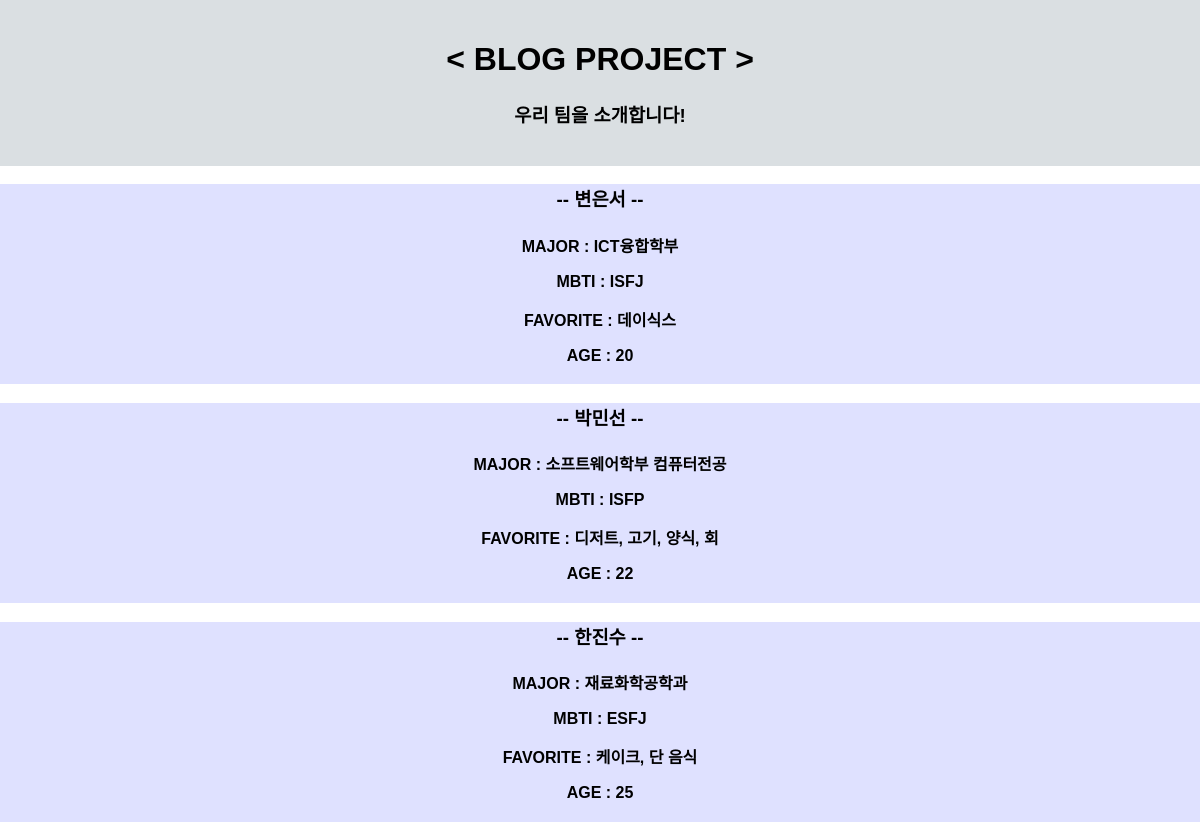
The page / on the database its author committed.
### secondapp/models.py (models this page shows)
class You(models.Model):
    your_Name = models.CharField(max_length=100, default='')
    your_Major= models.CharField(max_length=200, default='')
    your_MBTI= models.CharField(max_length=100, default='')
    your_Favorite= models.CharField(max_length=100, default='')
    your_Age= models.IntegerField(default=0)

### secondapp/views.py (the view)
# urls.py: path('', hoem, name='hoem'),
def hoem(request):
    members=  You.objects.all()
    return render(request, 'hoem.html' , {'members': members})

### secondapp/templates/hoem.html (shortened to what this page needs)
<!DOCTYPE html>
<html lang="kr">
<head>
</head>
<body>
    <header class="introduce">
        <h1> < BLOG PROJECT ></h1>
        <h3> 우리 팀을 소개합니다! </h3>
    </header>
    <div class = "container">
    {% for member in members %}
        <div>
	        <h3>-- {{member.your_Name}} --
                <h4><p>MAJOR : {{member.your_Major}}</p>
                    <p>MBTI : {{member.your_MBTI}}</p>
                    <p>FAVORITE : {{member.your_Favorite}}</p>
                    <p>AGE : {{member.your_Age}}</p></h4>
            </h3>
        </div>
    {% endfor %}
    </div>
</body>
</html>

### secondapp/templates/hoem.html (style rules this page uses)
body { margin:0; font-family: 'Noto Sans KR', sans-serif; }
header { background-color:rgb(218, 223, 226); padding: 20px; text-align:center; }
div { background-color:rgb(223, 225, 255); text-align: center; height:200px; }

### rows shown on the page
You: your_Name "변은서", your_Major "ICT융합학부", your_MBTI "ISFJ", your_Favorite "데이식스", your_Age "20"
You: your_Name "박민선", your_Major "소프트웨어학부 컴퓨터전공", your_MBTI "ISFP", your_Favorite "디저트, 고기, 양식, 회", your_Age "22"
You: your_Name "한진수", your_Major "재료화학공학과", your_MBTI "ESFJ", your_Favorite "케이크, 단 음식", your_Age "25"
